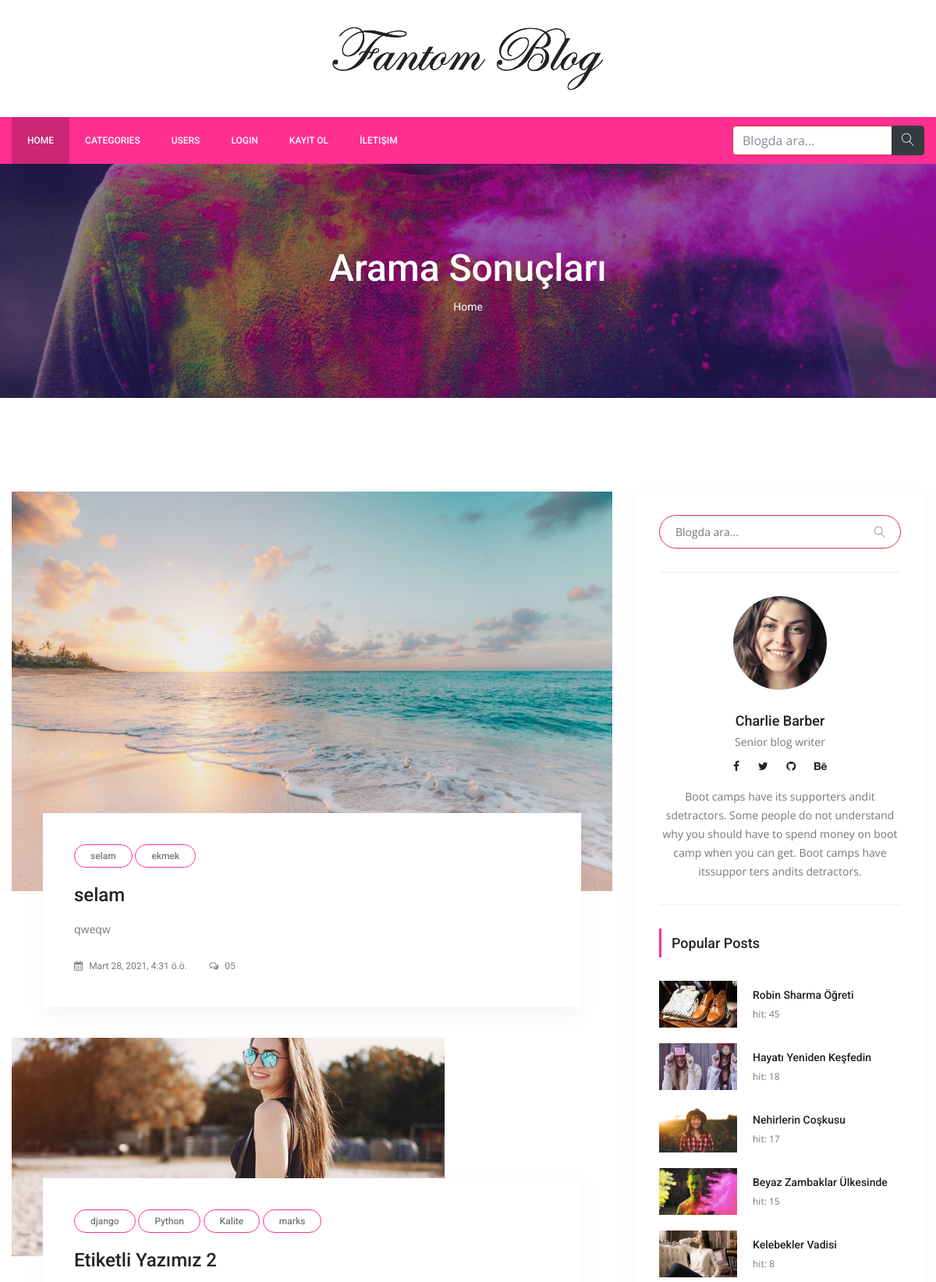
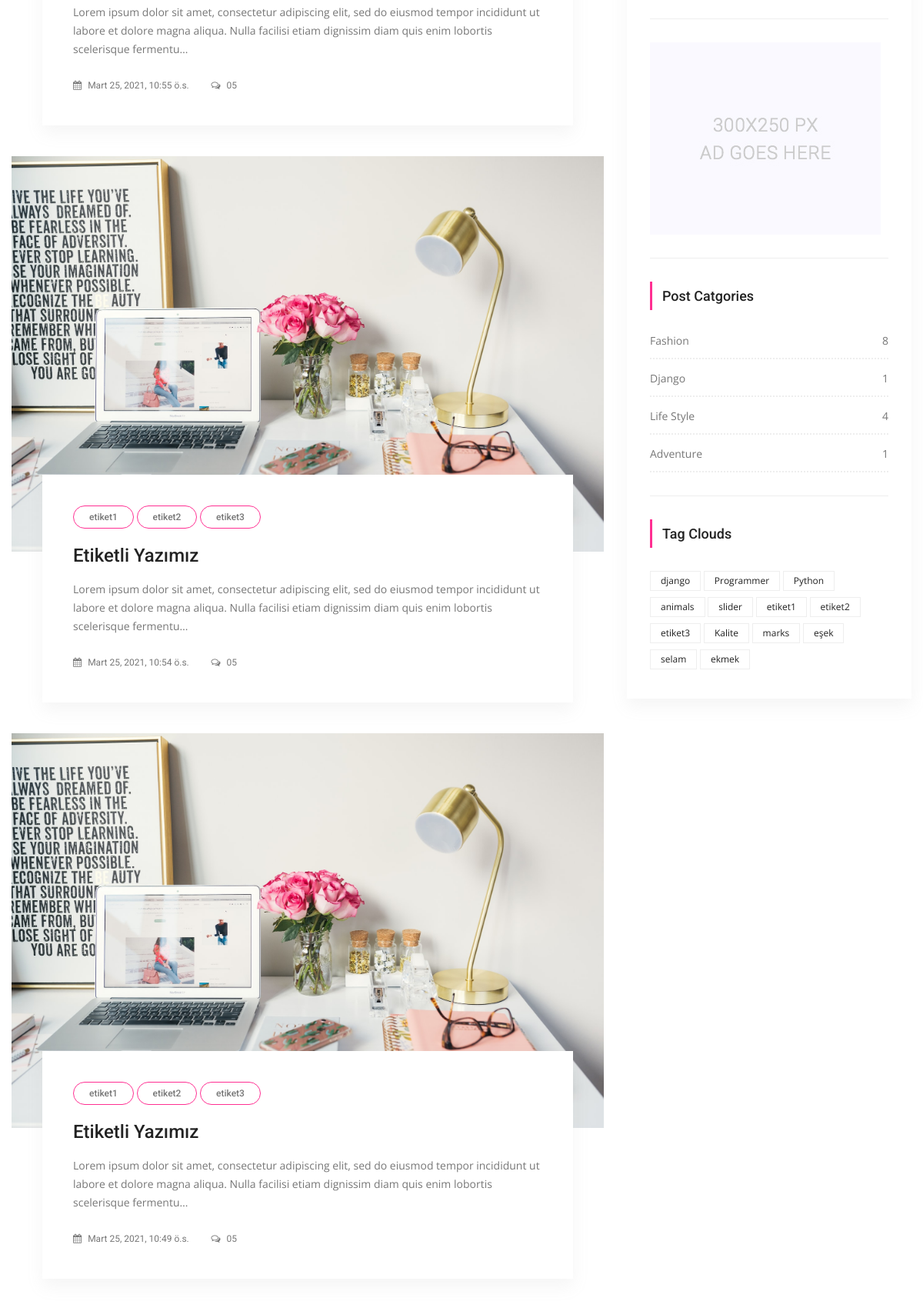
The app's page /search/ (upper part) with its own data (2 pictures, top to bottom).
### posts/models.py (models this page shows, shortened)
class Post(models.Model):
    title = models.CharField(max_length=150)
    content = models.TextField()
    publishing_date = models.DateTimeField(auto_now_add=True)
    image = models.ImageField(null=True,blank=True, upload_to='resimler/',default="resimler/sean-o-KMn4VEeEPR8-unsplash.jpg")
    user = models.ForeignKey(settings.AUTH_USER_MODEL, on_delete=models.CASCADE, default=1)#ForeignKey -> 1'e çok yani, 1 kullanıcı bir sürü yazı ekleyebilir ilişkisi
    slug = models.SlugField(default="slug", editable=False)
    category = models.ForeignKey(Category,on_delete=models.CASCADE, default=1, related_name="posts")#1 Category'nin ->BİR SÜRÜ POSTU OLABİLİR , category -> one, Post Many
    tag = models.ManyToManyField(Tag,related_name="posts", blank=True)
    slider_post = models.BooleanField(default=False)
    hit=models.PositiveIntegerField(default=0)
    class Meta:
        ordering = ['-id']

class Tag(models.Model):
    title = models.CharField(max_length = 50)
    slug = models.SlugField(editable = False )
    def __str__(self):
        return self.title

class Category(models.Model):
    title = models.CharField(max_length=250)
    slug = models.SlugField(editable=False)
    def post_count(self):
        return self.posts.all().count() #posts -> related_name="posts" dan geliyor..

### posts/views.py (the view)
# urls.py: path('search/',SearchView.as_view(), name='search'),
class SearchView(ListView):
    model = Post
    template_name = 'posts/search.html'
    paginate_by = 5
    context_object_name='posts'
    def get_queryset(self):
        query = self.request.GET.get('q')
        if query:
            return Post.objects.filter(
                Q(title__icontains=query) |
                Q(content__icontains=query) |
                Q(tag__title__icontains=query)
                    ).order_by('-id').distinct()
        return Post.objects.all().order_by('-id')

### posts/templatetags/custom_tags.py (called while the page is built)
@register.simple_tag(name="categories")
def all_categories():
    return Category.objects.all()

@register.simple_tag(name="tags")
def all_tags():
    return Tag.objects.all()

@register.simple_tag(name="hit_posts")
def hit_posts():
    return Post.objects.order_by('-hit')[:5] # 5 tane post gösterir.

### templates/posts/search.html (shortened to what this page needs)
{% extends 'base.html' %}
{% load static %}
    {% block content %}
        <section class="banner_area">
            <div class="banner_inner d-flex align-items-center">
            	<div class="overlay bg-parallax" data-stellar-ratio="0.9" data-stellar-vertical-offset="0" data-background=""></div>
				<div class="container">
					<div class="banner_content text-center">
						<h2>Arama Sonuçları</h2>
						<div class="page_link">
							<a href="{% url 'index' %}">Home</a>
						</div>
					</div>
				</div>
            </div>
        </section>
        <section class="blog_area p_120">
            <div class="container">
                <div class="row">
                    <div class="col-lg-8">
                        <div class="blog_left_sidebar">
                        {% for post in posts %}
                            <article class="blog_style1">
                            	<div class="blog_img">
                            		<img class="img-fluid" src="{{ post.image.url }}" alt="">
                            	</div>
                            	<div class="blog_text">
									<div class="blog_text_inner">
                                        {% for tag in post.tag.all %}
										<a class="cat" href="{% url 'tag_detail' tag.slug %}">{{ tag.title }}</a>
                                        {% endfor %}
										<a href="{% url 'detail' pk=post.id slug=post.slug %}"><h4>{{ post.title }}</h4></a>
										<p>{{ post.content | safe | truncatechars_html:200 }}</p>
										<div class="date">
											<a href="#"><i class="fa fa-calendar" aria-hidden="true"></i> {{ post.publishing_date }}</a>
											<a href="#"><i class="fa fa-comments-o" aria-hidden="true"></i> 05</a>
										</div>
									</div>
                            	</div>
                            </article>
                        {% endfor %}
                       </div>
                    </div>
                    {% include 'right_side.html' %}
                </div>
            </div>
        </section>
   {% endblock %}

### templates/right_side.html
{% load static %}
{% load custom_tags %}
  <div class="col-lg-4">
            <div class="blog_right_sidebar">
                <aside class="single_sidebar_widget search_widget">
                    <form action="{% url 'search' %}" method="get">
                    <div class="input-group ">
                            <input type="text" class="form-control border-danger" placeholder="Blogda ara..." name="q">
                            <span class="input-group-btn">
                                <button class="btn btn-default" type="button"><i class="lnr lnr-magnifier"></i></button>
                            </span>
                    </div> </form>
                    <div class="br"></div>
                </aside>
                <aside class="single_sidebar_widget author_widget">
                    <img class="author_img rounded-circle" src="{% static "img/blog/author.png" %}" alt="">
                    <h4>Charlie Barber</h4>
                    <p>Senior blog writer</p>
                    <div class="social_icon">
                        <a href="#"><i class="fa fa-facebook"></i></a>
                        <a href="#"><i class="fa fa-twitter"></i></a>
                        <a href="#"><i class="fa fa-github"></i></a>
                        <a href="#"><i class="fa fa-behance"></i></a>
                    </div>
                    <p>Boot camps have its supporters andit sdetractors. Some people do not understand why you should have to spend money on boot camp when you can get. Boot camps have itssuppor ters andits detractors.</p>
                    <div class="br"></div>
                </aside>
                <aside class="single_sidebar_widget popular_post_widget">
                    <h3 class="widget_title">Popular Posts</h3>
                    {% hit_posts as posts %}
                    {% for post in posts %}
                        <div class="media post_item">
                        <img src="{{ post.image.url }}" alt="post" style="width:100px;height:60px;">
                        <div class="media-body">
                            <a href="{% url 'detail'  post.id post.slug %}"><h3>{{ post.title }}</h3></a>
                            <p>hit: {{ post.hit }}</p>
                        </div>
                    </div>
                    {% endfor %}
                    <div class="br"></div>
                </aside>
                <aside class="single_sidebar_widget">
                    <a href="#"><img class="img-fluid" src="{% static "img/blog/add.jpg" %}" alt=""></a>
                    <div class="br"></div>
                </aside>
                <aside class="single_sidebar_widget post_category_widget">
                    <h4 class="widget_title">Post Catgories</h4>
                    <ul class="list cat-list">
                       {% categories as categories %}
                        {% for category in categories %}
                        <li>
                            <a href="{% url 'category_detail' pk=category.id slug=category.slug %}" class="d-flex justify-content-between">
                                <p>{{ category.title }}</p>
                                <p>{{ category.post_count }}</p>
                            </a>
                        </li>
                        {% endfor %}
                    </ul>
                    <div class="br"></div>
                </aside>
                <aside class="single-sidebar-widget tag_cloud_widget">
                    <h4 class="widget_title">Tag Clouds</h4>
                    <ul class="list">
                        {% tags as etiketler %}
                        {% for etiket in etiketler %}
                        <li><a href="{% url 'tag_detail' etiket.slug %}">{{ etiket }}</a></li>
                        {% endfor %}
                    </ul>
                </aside>
            </div>
        </div>

### records on screen
Post: image (picture), title "selam", content "qweqw", publishing_date "Mart 28, 2021, 4:31 ö.ö."
Tag: title "selam"
Tag: title "ekmek"
Post: image (picture), title "Etiketli Yazımız 2", content "Lorem ipsum dolor sit amet, consectetur adipiscing elit, sed do eiusmod tempor incididunt ut labore et dolore magna aliqua. Nulla facilisi etiam dignissim diam quis enim lobortis scelerisque fermentu…", publishing_date "Mart 25, 2021, 10:55 ö.s."
Tag: title "django"
Tag: title "Python"
Tag: title "Kalite"
Tag: title "marks"
Post: image (picture), title "Etiketli Yazımız", content "Lorem ipsum dolor sit amet, consectetur adipiscing elit, sed do eiusmod tempor incididunt ut labore et dolore magna aliqua. Nulla facilisi etiam dignissim diam quis enim lobortis scelerisque fermentu…", publishing_date "Mart 25, 2021, 10:54 ö.s."
Tag: title "etiket1"
Tag: title "etiket2"
Tag: title "etiket3"
Post: image (picture), title "Etiketli Yazımız", content "Lorem ipsum dolor sit amet, consectetur adipiscing elit, sed do eiusmod tempor incididunt ut labore et dolore magna aliqua. Nulla facilisi etiam dignissim diam quis enim lobortis scelerisque fermentu…", publishing_date "Mart 25, 2021, 10:49 ö.s."
Post: image (picture), title "Robin Sharma Öğreti", hit "45"
Post: image (picture), title "Hayatı Yeniden Keşfedin", hit "18"
Post: image (picture), title "Nehirlerin Coşkusu", hit "17"
Post: image (picture), title "Beyaz Zambaklar Ülkesinde", hit "15"
Post: image (picture), title "Kelebekler Vadisi", hit "8"
Category: title "Fashion", post_count "8"
Category: title "Django", post_count "1"
Category: title "Life Style", post_count "4"
Category: title "Adventure", post_count "1"
Tag: title "Programmer"
Tag: title "animals"
Tag: title "slider"
Tag: title "eşek"
